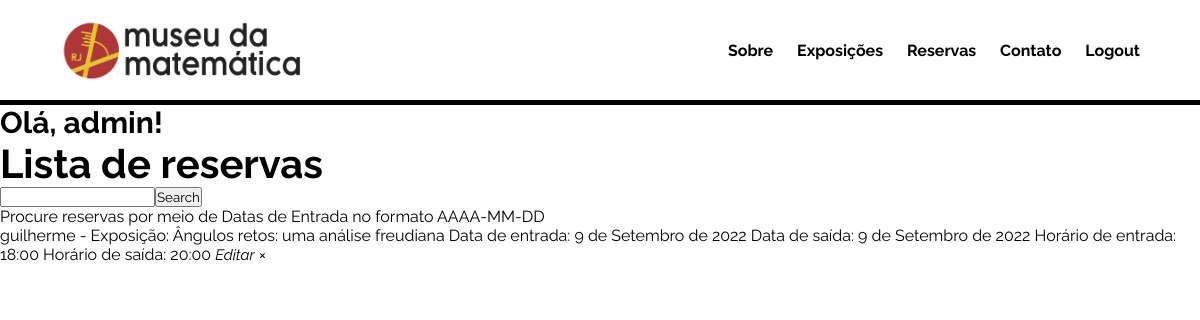
The app's page /lista-reservas/ (signed in), older data.
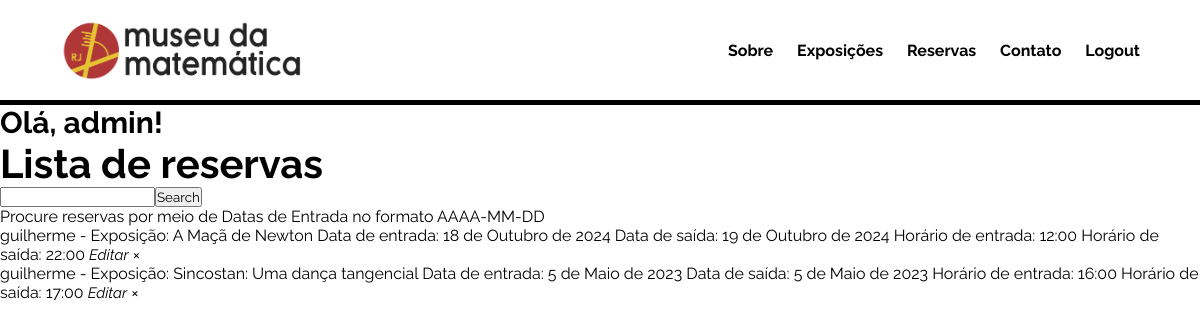
The same page, newer data.
### museu_matematica/models.py (models this page shows)
class Reserva(models.Model):
    user = models.ForeignKey(User, on_delete = models.CASCADE, null = True, blank = True)
    exposicao = models.ForeignKey(Exposicao, on_delete = models.CASCADE, null = True, blank = True)
    dataEntrada = models.DateField(verbose_name = 'Data de entrada', help_text = 'Utilize o formato AAAA-MM-DD')
    dataSaida =  models.DateField(verbose_name = 'Data de saída', help_text = 'Utilize o formato AAAA-MM-DD')
    horarioEntrada = models.TimeField(verbose_name = 'Horário de entrada', help_text = 'Utilize o formato HH:MM')
    horarioSaida = models.TimeField(verbose_name = 'Horário de saída', help_text = 'Utilize o formato HH:MM')
    def __str__(self):
        return str(self.user) + ' - ' + str(self.exposicao) + ' - ' + str(self.dataEntrada)

class Exposicao(models.Model):
    titulo = models.CharField(max_length=300)
    descricao = models.CharField(max_length=1000)
    def __str__(self):
        return str(self.titulo)

### museu_matematica/views.py (the view)
# urls.py: path('lista-reservas/', ReservaListView.as_view(), name="lista-reservas"),
class ReservaListView(LoginRequiredMixin, ListView):
    model = Reserva
    template_name = 'museu_matematica/lista-reservas.html'
    context_object_name = 'reservas'
    success_url = reverse_lazy("lista-reservas")
    def get_context_data(self, **kwargs):
        context = super().get_context_data(**kwargs)
        if not self.request.user.is_superuser:
            context['reservas'] = context['reservas'].filter(user = self.request.user) # Apenas os itens do usuário logado
        search_input = self.request.GET.get('search-area') or ''
        if search_input:
            context['reservas'] = context['reservas'].filter(dataEntrada__exact=search_input)
        context['search_input'] = search_input
        print(context)
        return context

### museu_matematica/templates/museu_matematica/lista-reservas.html (shortened to what this page needs)
{% load static %}
    <!DOCTYPE html>
    <html lang="pt-BR">
    <head>
        <link rel="stylesheet" href="{% static 'museu-matematica/css/styles.css' %}">
        </head>
    <body>
        {% include 'museu_matematica/header.html' %}
        <h3 class="hellotext">Olá, {% firstof user.username %}!</h3>
        <h2>Lista de reservas</h2>
        <div id="search-add-wrapper">
            <form method="GET" style="display: flex;">
                <input id="dataEntrada" type="text" name="search-area" value="{{search_input}}">
                <input class="button" type="submit" value="Search">
            </form>
            <p>Procure reservas por meio de Datas de Entrada no formato AAAA-MM-DD</p>
        </div>
        <div class="reserva-items-wrapper">
            {% for reserva in reservas %}
                <div class="reserva-wrapper">
                    {% if request.user.is_superuser %}
                    {{reserva.user}} -
                    {% endif %}
                    <span>Exposição: </span> {{reserva.exposicao}}
                    <span>Data de entrada: </span> {{reserva.dataEntrada}}
                    <span>Data de saída: </span> {{reserva.dataSaida}}
                    <span>Horário de entrada: </span> {{reserva.horarioEntrada}}
                    <span>Horário de saída: </span> {{reserva.horarioSaida}}
                    <a href="{% url 'reserva-editar' pk=reserva.id %}"><i class="material-icons" style="font-size:15px">Editar</i></a>
                    <a class="delete-link" href="{% url 'reserva-delete' pk=reserva.id %}">&#215;</a>
                </div>
            {% empty %}
            <div class="reserva-wrapper">
                <h3>Não há nenhuma reserva efetuada.</h3>
            </div>
            {% endfor %}
        </div>
    </body>
    </html>

Row changes from the older to the newer data that the page shows:
removed Reserva: user "guilherme", exposicao "Ângulos retos: uma análise freudiana", dataEntrada "9 de Setembro de 2022", dataSaida "9 de Setembro de 2022", horarioEntrada "18:00", horarioSaida "20:00"
added Reserva: user "guilherme", exposicao "A Maçã de Newton", dataEntrada "18 de Outubro de 2024", dataSaida "19 de Outubro de 2024", horarioEntrada "12:00", horarioSaida "22:00"
added Reserva: user "guilherme", exposicao "Sincostan: Uma dança tangencial", dataEntrada "5 de Maio de 2023", dataSaida "5 de Maio de 2023", horarioEntrada "16:00", horarioSaida "17:00"
